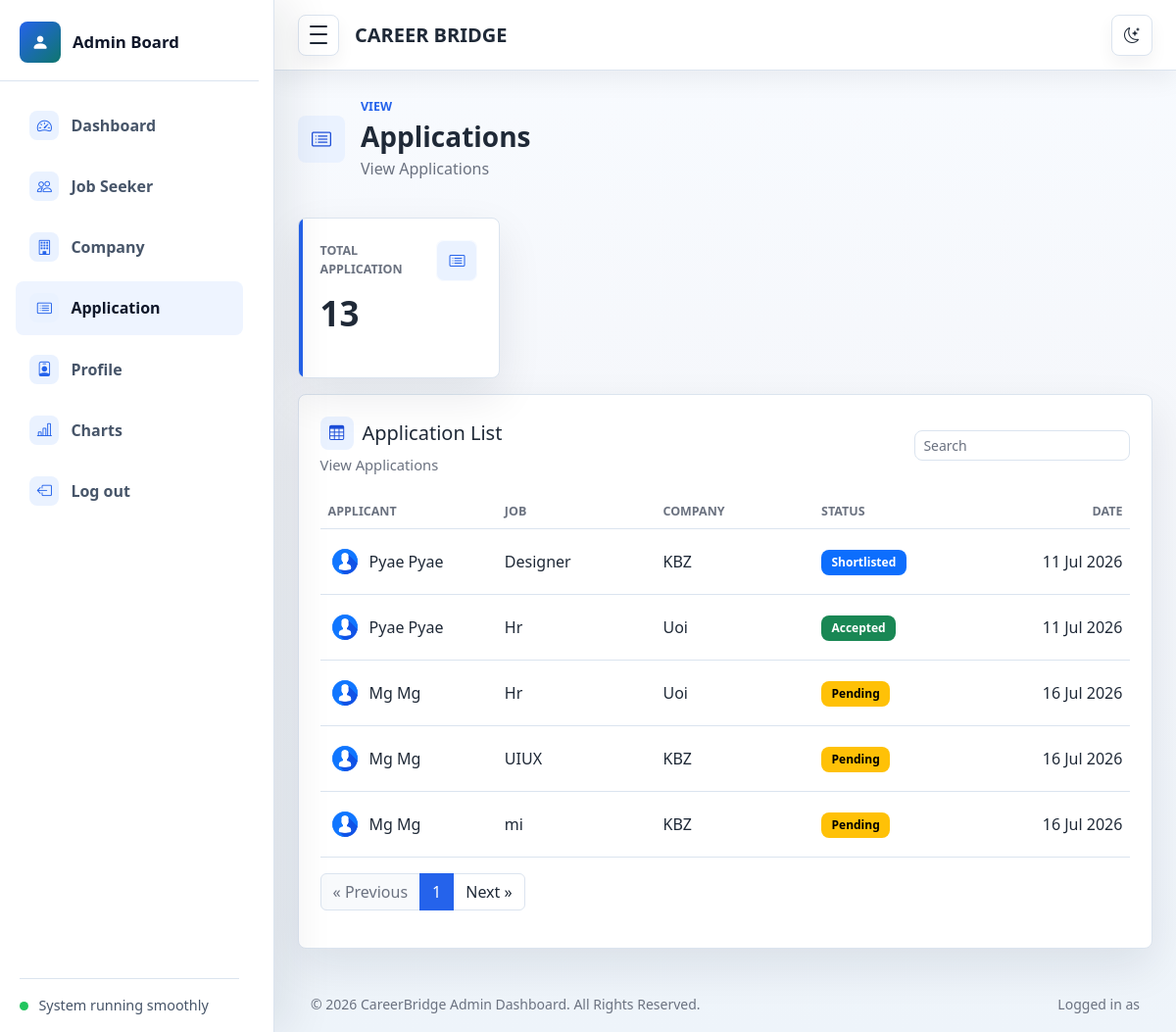
The page /application on the database as committed earlier.
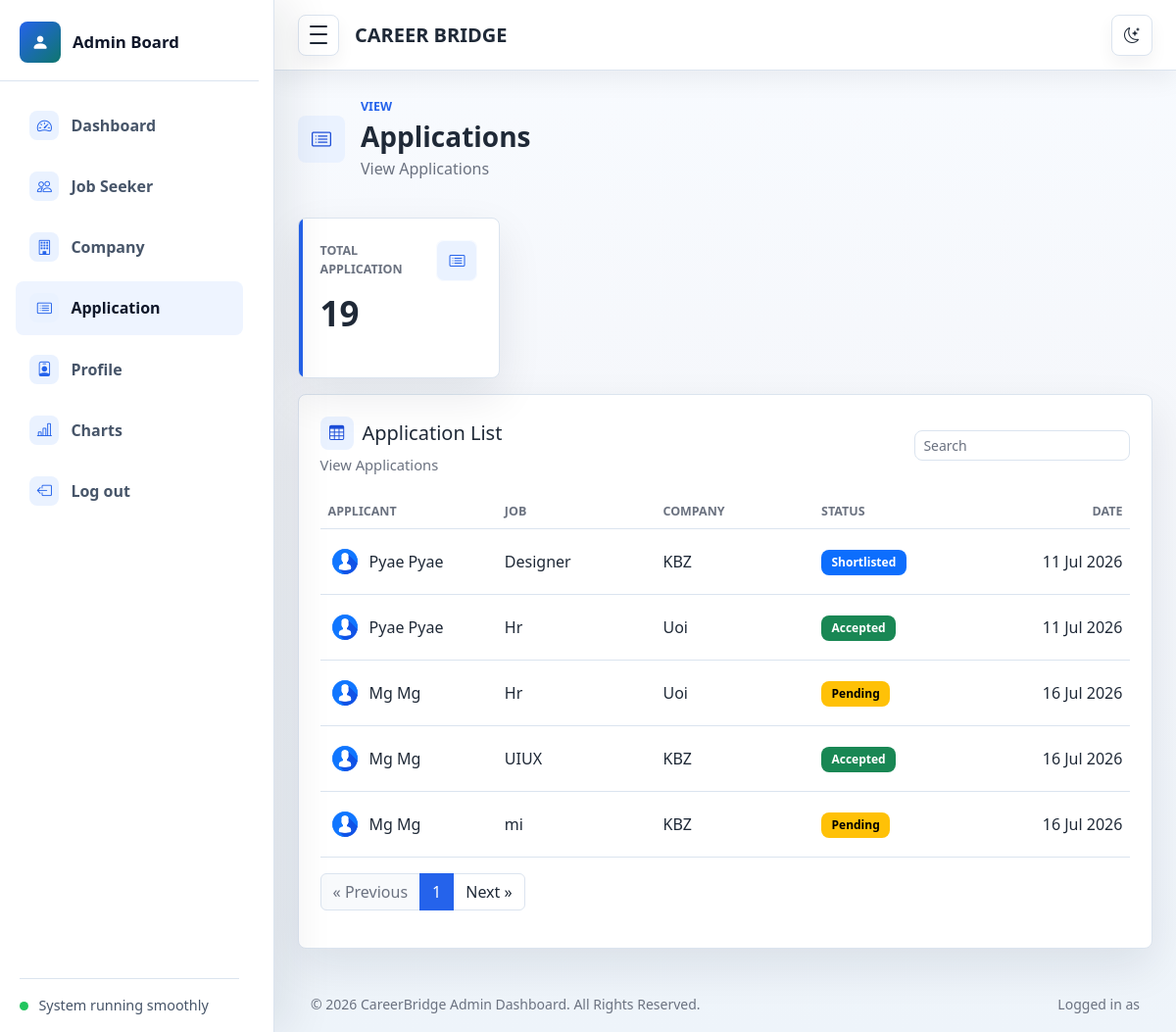
The same page on the database as committed later.
### myapp/models.py (models this page shows, shortened)
class JobApplication(models.Model):
    employee = models.ForeignKey(Employee, on_delete=models.CASCADE)
    job = models.ForeignKey(Job, on_delete=models.CASCADE)
    cover_letter = models.TextField(blank=True)
    applied_date = models.DateTimeField(auto_now_add=True)
    status = models.CharField(
        max_length=30,
        choices=[
            ('Pending', 'Pending'),
            ('Shortlisted', 'Shortlisted'),
            ('Rejected', 'Rejected'),
            ('Accepted', 'Accepted'),
        ],
        default='Pending'
    )

class EmployeeProfile(models.Model):
    employee = models.OneToOneField(Employee, on_delete=models.CASCADE)
    full_name = models.CharField(max_length=100)
    phone = models.CharField(max_length=15)
    date_of_birth = models.DateField()
    gender = models.CharField(max_length=10)
    address = models.TextField()
    summary = models.TextField(blank=True)
    profile_image = models.ImageField(upload_to='profile/', blank=True, null=True)

class Job(models.Model):
    company = models.ForeignKey(Company, on_delete=models.CASCADE)
    JOB_TYPE_CHOICES = [
        ('Full Time', 'Full Time'),
        ('Part Time', 'Part Time'),
        ('Internship', 'Internship'),
        ('Remote', 'Remote'),
    ]
    job_type = models.CharField(
        max_length=20,
        choices=JOB_TYPE_CHOICES
    )
    description = models.TextField()
    vacancy = models.PositiveIntegerField(default=1)
    salary = models.CharField(max_length=100)
    requirements = models.TextField()
    city = models.ForeignKey(City,on_delete=models.PROTECT)
    position = models.ForeignKey(Position, on_delete=models.PROTECT)
    location = models.CharField(max_length=100)
    posted_date = models.DateTimeField(auto_now_add=True)
    is_active = models.BooleanField(default=True)

class Position(models.Model):
    position_name = models.CharField(max_length=100, unique=True)
    def __str__(self):
        return self.position_name

class Company(models.Model):
    company_name = models.CharField(max_length=200)
    email = models.EmailField(unique=True)
    password = models.CharField(max_length=255)
    EMAIL_PROVIDER = [
        ('gmail', 'Gmail'),
        ('outlook', 'Outlook'),
        ('custom', 'Custom'),
    ]
    email_provider = models.CharField(
        max_length=20,
        choices=EMAIL_PROVIDER,
        default='gmail'
    )
    email_app_password = models.CharField(
    max_length=255,
    blank=True,
    null=True
)
    smtp_host = models.CharField(
        max_length=255,
        blank=True,
        null=True
    )
    smtp_port = models.IntegerField(
        default=587
    )
    phone = models.CharField(max_length=15)
    description = models.TextField()
    website = models.URLField(blank=True)
    address = models.TextField()
    profile_image = models.ImageField(upload_to='profile/', blank=True, null=True)
    tagline = models.CharField(max_length=255, blank=True, null=True)
    facebook = models.CharField(max_length=255, blank=True, null=True)
    twitter = models.CharField(max_length=255, blank=True, null=True)
    linkedin = models.CharField(max_length=255, blank=True, null=True)

### myapp/views.py (the view)
# urls.py: path('application', application, name='application'),
def application(request):
    app = JobApplication.objects.select_related(
        'employee',
        'employee__employeeprofile',
        'job',
        'job__company',
        'job__position'
    ).all()
    paginator = Paginator(app, 5)
    page_number = request.GET.get("page")
    obj = paginator.get_page(page_number)
    count = JobApplication.objects.count()
    context = {
        'count': count,
        'obj': obj
    }
    return render(request, 'application.html', context)

### templates/application.html (shortened to what the changed rows need)
{% extends 'admin.html' %}
{% block content %}
{% load static %}
      <main class="dashboard-content">
        <div class="container-fluid px-3 px-lg-4 py-4">
          <div class="page-heading">
            <div class="page-heading-copy">
              <div>
                <h1 class="h3 mb-1">Applications</h1>
              </div>
            </div>
          </div>
          <section class="row g-3 mt-1" aria-label="User summary">
            <div class="col-12 col-sm-6 col-xl-3">
              <article class="metric-card metric-primary">
                <div class="metric-top">
                  <span class="metric-label">Total Application</span>
                  <span class="metric-icon"><i class="bi bi-card-list" aria-hidden="true"></i></span>
                </div>
                <div class="metric-value">{{count}}</div>
              </article>
            </div>
          </section>
          <section class="panel mt-3" id="list">
            <div class="panel-header">
              <div>
                <h2 class="h5 mb-1 section-title"><i class="bi bi-table" aria-hidden="true"></i><span>Application List</span></h2>
              </div>
            </div>
            <div class="table-responsive">
              <table class="table align-middle mb-0" id="usersTable" data-searchable-table>
                <thead>
<tr>
    <th scope="col">Applicant</th>
    <th scope="col">Job</th>
    <th scope="col">Company</th>
    <th scope="col">Status</th>
    <th scope="col" class="text-end">Date</th>
</tr>
</thead>
<tbody>
{% for i in obj %}
<tr>
    <td>
        <div class="d-flex align-items-center gap-2">
            {% if i.employee.employeeprofile.profile_image %}
                <img class="avatar-img avatar-sm"
                     src="{{ i.employee.employeeprofile.profile_image.url }}"
                     alt="{{ i.employee.employeeprofile.full_name }}">
            {% else %}
                {% load static %}
                <img class="avatar-img avatar-sm"
                     src="{% static 'assets/images/avatar/admin1.jpg' %}"
                     alt="Default">
            {% endif %}
            <span>{{ i.employee.employeeprofile.full_name }}</span>
        </div>
    </td>
    <td>
        {{ i.job.position }}
    </td>
    <td>
        {{ i.job.company.company_name }}
    </td>
    <td>
         {% if i.status == "Accepted" %}
            <span class="badge text-bg-success">Accepted</span>
        {% elif i.status == "Pending" %}
            <span class="badge text-bg-warning">Pending</span>
        {% elif i.status == "Shortlisted" %}
            <span class="badge text-bg-primary">Shortlisted</span>
        {% else %}
            <span class="badge text-bg-danger">Rejected</span>
        {% endif %}
    </td>
    <td class="text-end">
        {{ i.applied_date|date:"d M Y" }}
    </td>
</tr>
{% empty %}
<tr>
    <td colspan="5" class="text-center">
        No applications found.
    </td>
</tr>
{% endfor %}
</tbody>
              </table>
            </div>
          </section>
        </div>
      </main>
{% endblock content %}

Rows that differ between the two databases and show on the page:
changed JobApplication "UIUX": status "Pending" → "Accepted"
Other text that changed with them:
{{ count }}: "13" → "19"
